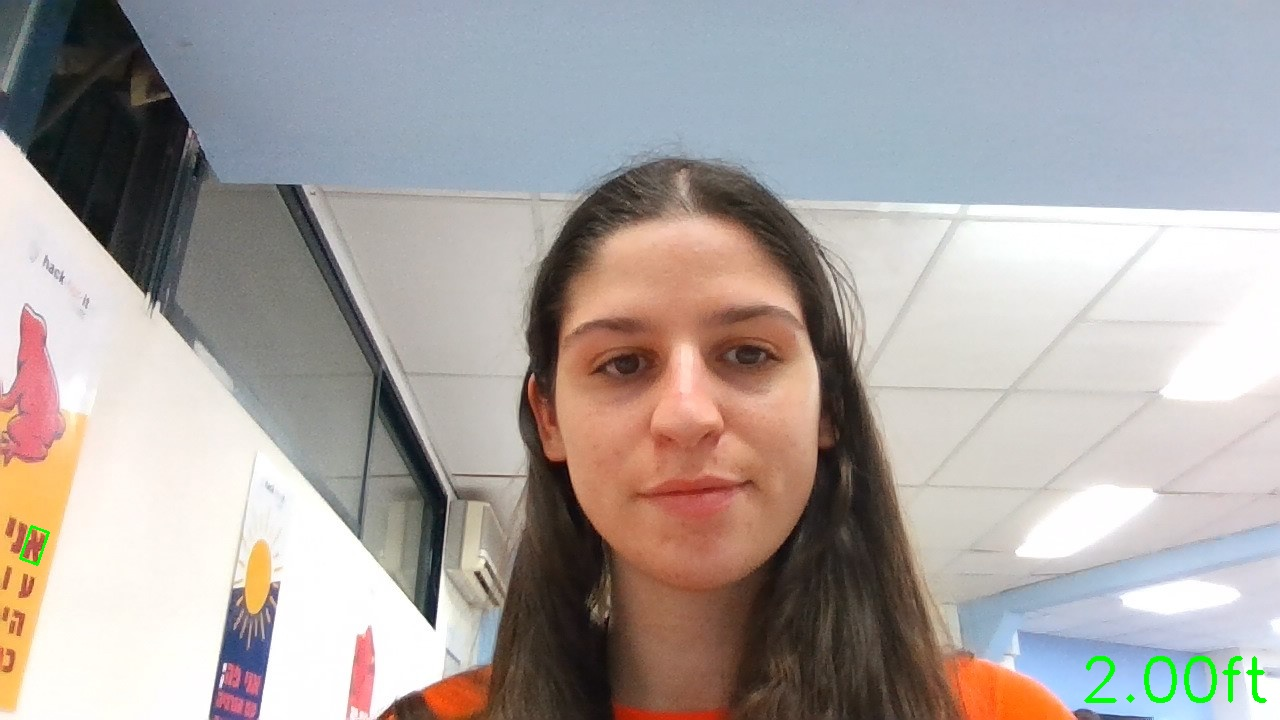
#> input picture test55.jpg, 1280 x 720 px, given in place of the camera
$ python head_shoulders_detection.py
#> lines starting #> are read from the running program, lines starting #| are printed output that depends on the picture
import cv2
cap=cv2.VideoCapture(0)

ret1,frame1= cap.read()
#> frame1 is the input picture: shape (720, 1280, 3); mean B, G, R 162.2, 164.6, 171.5
gray1 = cv2.cvtColor(frame1, cv2.COLOR_BGR2GRAY)
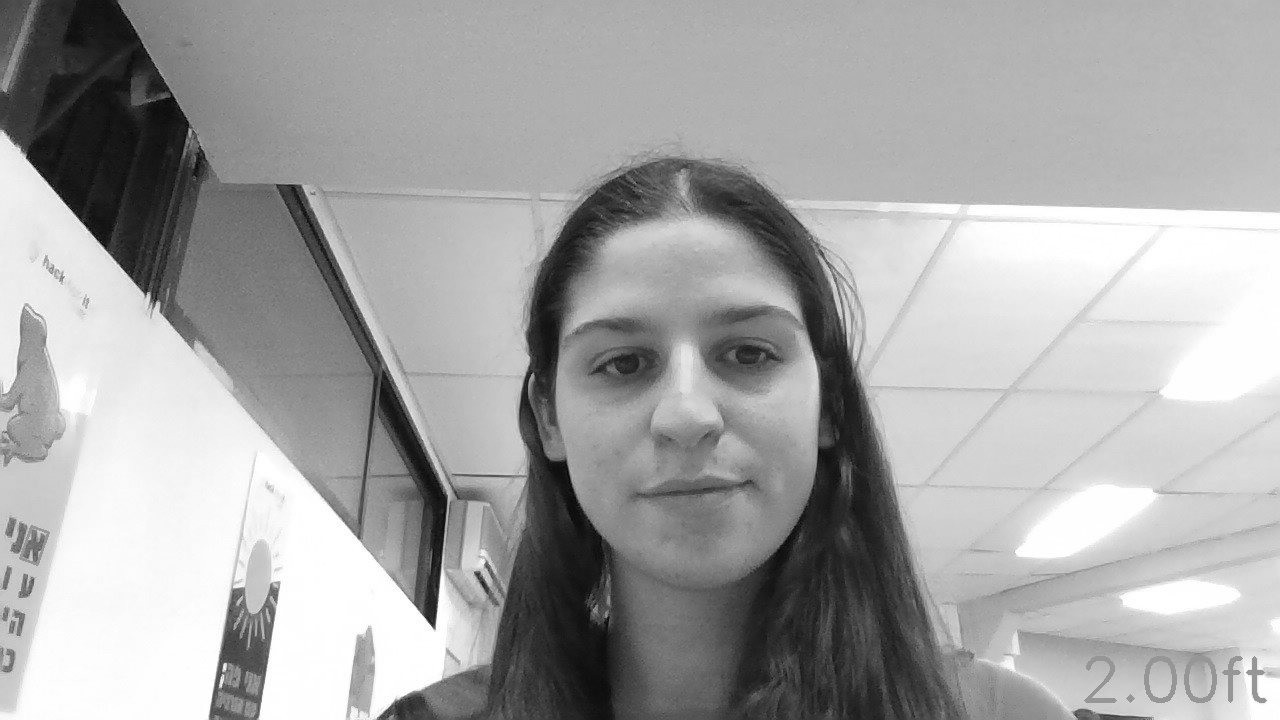
#> gray1: shape (720, 1280); min 1, max 255, mean 166.4
gray1 = cv2.GaussianBlur(gray1, (25, 25), 0)
cv2.imshow('window',frame1)

while(True):
    ret2,frame2=cap.read()
    gray2 = cv2.cvtColor(frame2, cv2.COLOR_BGR2GRAY)
    gray2 = cv2.GaussianBlur(gray2, (21, 21), 0)

    deltaframe=cv2.absdiff(gray1,gray2)
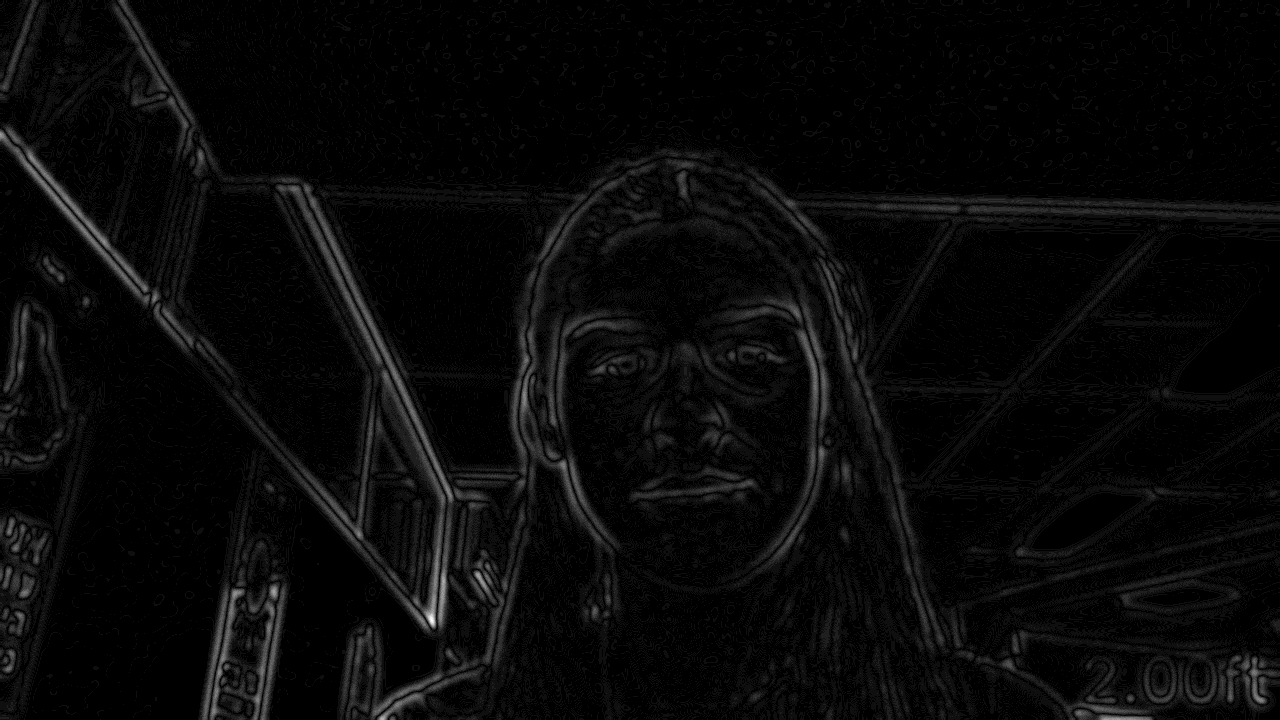
#> deltaframe: shape (720, 1280); min 0, max 16, mean 0.553; drawn with min black and max white
    cv2.imshow('delta',deltaframe)

$ run again, on 373373_faces.jpg
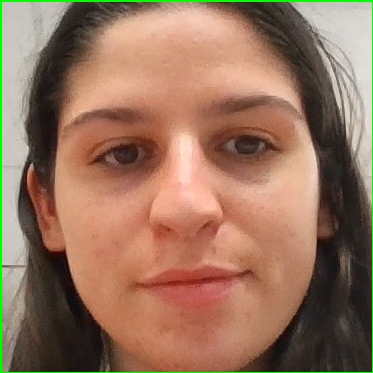
#> input picture 373373_faces.jpg, 373 x 373 px, given in place of the camera
#> frame1 is the input picture: shape (373, 373, 3); mean B, G, R 93.6, 115.5, 150.7
#> `gray1 = cv2.GaussianBlur(gray1, (25, 25), 0)`:
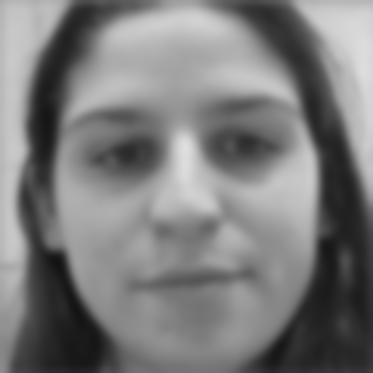
#> gray1: shape (373, 373); min 19, max 222, mean 123.4
#> `deltaframe=cv2.absdiff(gray1,gray2)`:
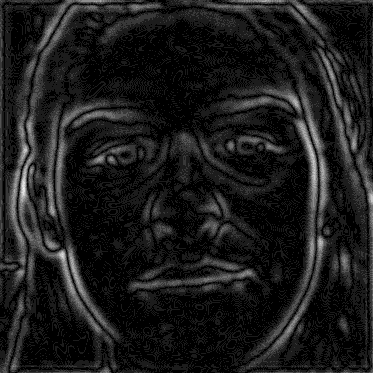
#> deltaframe: shape (373, 373); min 0, max 9, mean 0.98; drawn with min black and max white
